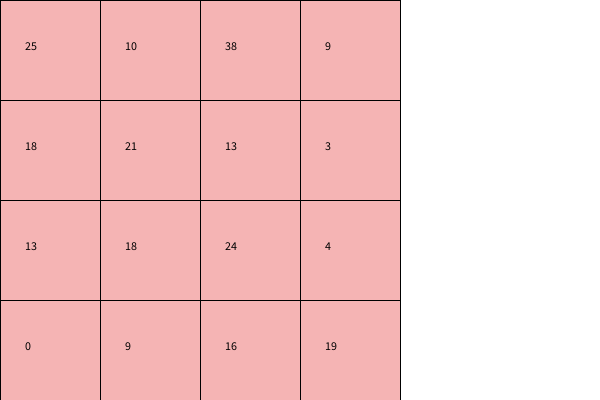
Frame 1 (no input)
Frame 60 (the mouse pressed at the canvas centre just before this capture): identical to frame 1, image omitted
Frame 120 (the mouse held since frame 60 and released just before this capture): identical to frame 1, image omitted

The Processing sketch that drew this single still picture (run headless with seeded random() and noise(); from frame 60 on, the mouse is pressed at the canvas centre):

// Processing sketch: week11_2_random_seat_array_value
// ── week11_2_random_seat_array_value.pde
void setup(){
  size(600,400);
  for(int i=0;i<4;i++){
    for(int j=0;j<6;j++){
      value[i][j]=int(random(40));
    }
  }
}
int [][] value=new int[4][6];
void draw(){
  background(255);
  for(int i=0;i<4;i++){
    for(int j=0;j<4;j++){
      fill(#F5B4B4);rect(j*100,i*100,100,100);
      fill(0);text(value[i][j],j*100+25,i*100+50);
      
    }
  }
}
